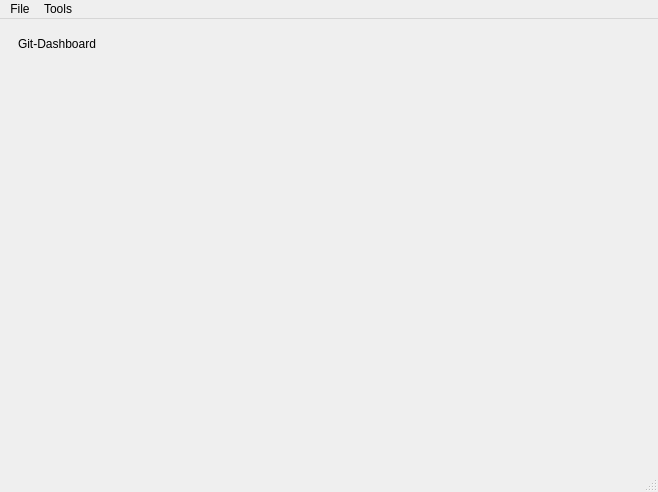
<?xml version="1.0" encoding="UTF-8"?>
<ui version="4.0">
 <class>MainWindow</class>
 <widget class="QMainWindow" name="MainWindow">
  <property name="geometry">
   <rect>
    <x>0</x>
    <y>0</y>
    <width>658</width>
    <height>492</height>
   </rect>
  </property>
  <property name="windowTitle">
   <string>MainWindow</string>
  </property>
  <widget class="QWidget" name="centralwidget">
   <layout class="QGridLayout" name="gridLayout">
    <item row="0" column="0">
     <widget class="QWidget" name="rowsContainer" native="true">
      <layout class="QVBoxLayout" name="verticalLayout">
       <item>
        <widget class="QLabel" name="label">
         <property name="text">
          <string>Git-Dashboard</string>
         </property>
        </widget>
       </item>
      </layout>
     </widget>
    </item>
    <item row="0" column="1">
     <spacer name="horizontalSpacer">
      <property name="orientation">
       <enum>Qt::Horizontal</enum>
      </property>
      <property name="sizeHint" stdset="0">
       <size>
        <width>508</width>
        <height>20</height>
       </size>
      </property>
     </spacer>
    </item>
    <item row="1" column="0">
     <spacer name="verticalSpacer">
      <property name="orientation">
       <enum>Qt::Vertical</enum>
      </property>
      <property name="sizeHint" stdset="0">
       <size>
        <width>20</width>
        <height>366</height>
       </size>
      </property>
     </spacer>
    </item>
   </layout>
  </widget>
  <widget class="QMenuBar" name="menubar">
   <property name="geometry">
    <rect>
     <x>0</x>
     <y>0</y>
     <width>658</width>
     <height>22</height>
    </rect>
   </property>
   <widget class="QMenu" name="menuTools">
    <property name="title">
     <string>File</string>
    </property>
    <addaction name="actionOpenConfiguration"/>
   </widget>
   <widget class="QMenu" name="menuTools_2">
    <property name="title">
     <string>Tools</string>
    </property>
   </widget>
   <addaction name="menuTools"/>
   <addaction name="menuTools_2"/>
  </widget>
  <widget class="QStatusBar" name="statusbar"/>
  <action name="actionOpenConfiguration">
   <property name="text">
    <string>Open Configuration</string>
   </property>
  </action>
 </widget>
 <resources/>
 <connections/>
</ui>
